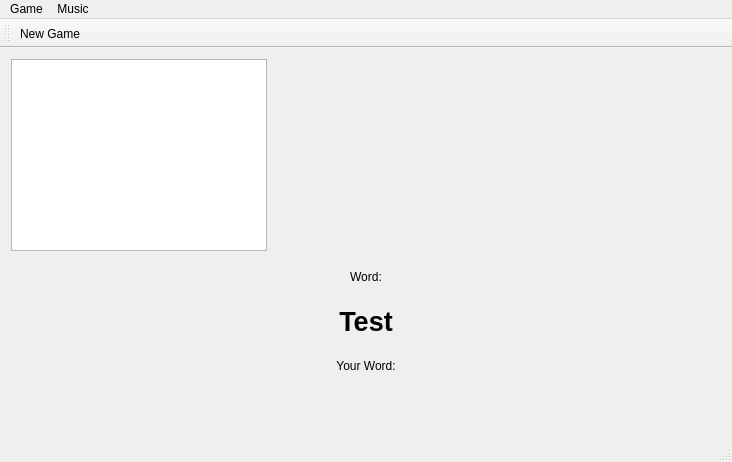
<?xml version="1.0" encoding="UTF-8"?>
<ui version="4.0">
 <class>GameWindow</class>
 <widget class="QMainWindow" name="GameWindow">
  <property name="geometry">
   <rect>
    <x>0</x>
    <y>0</y>
    <width>732</width>
    <height>462</height>
   </rect>
  </property>
  <property name="windowTitle">
   <string>GameWindow</string>
  </property>
  <widget class="QWidget" name="centralWidget">
   <layout class="QVBoxLayout" name="verticalLayout">
    <item>
     <widget class="QGraphicsView" name="graphicsView">
      <property name="sizePolicy">
       <sizepolicy hsizetype="Fixed" vsizetype="Fixed">
        <horstretch>0</horstretch>
        <verstretch>0</verstretch>
       </sizepolicy>
      </property>
     </widget>
    </item>
    <item>
     <widget class="QLabel" name="label">
      <property name="text">
       <string>Word:</string>
      </property>
      <property name="alignment">
       <set>Qt::AlignCenter</set>
      </property>
     </widget>
    </item>
    <item>
     <widget class="QLabel" name="testWord">
      <property name="font">
       <font>
        <pointsize>20</pointsize>
        <weight>75</weight>
        <bold>true</bold>
       </font>
      </property>
      <property name="text">
       <string>Test</string>
      </property>
      <property name="alignment">
       <set>Qt::AlignCenter</set>
      </property>
     </widget>
    </item>
    <item>
     <widget class="QLabel" name="label_2">
      <property name="text">
       <string>Your Word:</string>
      </property>
      <property name="alignment">
       <set>Qt::AlignCenter</set>
      </property>
     </widget>
    </item>
    <item>
     <widget class="QLabel" name="userWordLabel">
      <property name="font">
       <font>
        <pointsize>20</pointsize>
        <weight>75</weight>
        <bold>true</bold>
       </font>
      </property>
      <property name="text">
       <string/>
      </property>
      <property name="alignment">
       <set>Qt::AlignCenter</set>
      </property>
     </widget>
    </item>
   </layout>
  </widget>
  <widget class="QMenuBar" name="menuBar">
   <property name="geometry">
    <rect>
     <x>0</x>
     <y>0</y>
     <width>732</width>
     <height>19</height>
    </rect>
   </property>
   <widget class="QMenu" name="menuGame">
    <property name="title">
     <string>Game</string>
    </property>
    <addaction name="actionEnd_Game"/>
    <addaction name="actionQuit"/>
   </widget>
   <widget class="QMenu" name="menuMusic">
    <property name="title">
     <string>Music</string>
    </property>
    <addaction name="actionPlay_music"/>
    <addaction name="actionStop_music"/>
   </widget>
   <addaction name="menuGame"/>
   <addaction name="menuMusic"/>
  </widget>
  <widget class="QToolBar" name="mainToolBar">
   <attribute name="toolBarArea">
    <enum>TopToolBarArea</enum>
   </attribute>
   <attribute name="toolBarBreak">
    <bool>false</bool>
   </attribute>
   <addaction name="actionNew_Game"/>
  </widget>
  <widget class="QStatusBar" name="statusBar"/>
  <action name="actionNew_Game">
   <property name="text">
    <string>New Game</string>
   </property>
  </action>
  <action name="actionEnd_Game">
   <property name="text">
    <string>End Game</string>
   </property>
  </action>
  <action name="actionQuit">
   <property name="text">
    <string>Quit</string>
   </property>
  </action>
  <action name="actionPlay_music">
   <property name="text">
    <string>Play music</string>
   </property>
  </action>
  <action name="actionStop_music">
   <property name="text">
    <string>Stop music</string>
   </property>
  </action>
 </widget>
 <layoutdefault spacing="6" margin="11"/>
 <resources/>
 <connections>
  <connection>
   <sender>actionQuit</sender>
   <signal>triggered()</signal>
   <receiver>GameWindow</receiver>
   <slot>close()</slot>
   <hints>
    <hint type="sourcelabel">
     <x>-1</x>
     <y>-1</y>
    </hint>
    <hint type="destinationlabel">
     <x>365</x>
     <y>230</y>
    </hint>
   </hints>
  </connection>
 </connections>
</ui>
